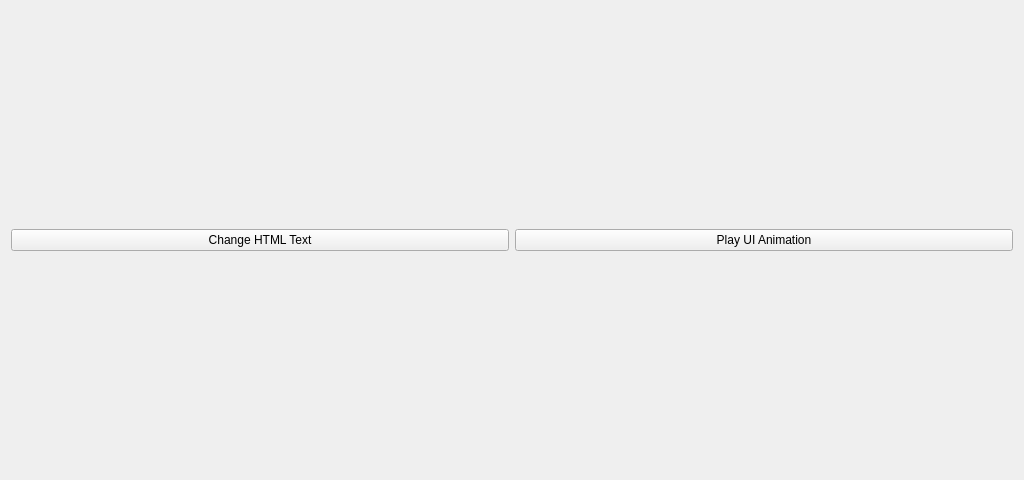
<?xml version="1.0" encoding="UTF-8"?>
<ui version="4.0">
 <class>MainWindow</class>
 <widget class="QMainWindow" name="MainWindow">
  <property name="geometry">
   <rect>
    <x>0</x>
    <y>0</y>
    <width>1024</width>
    <height>480</height>
   </rect>
  </property>
  <property name="windowTitle">
   <string>MainWindow</string>
  </property>
  <widget class="QWidget" name="centralWidget">
   <layout class="QVBoxLayout" name="verticalLayout_2">
    <item>
     <layout class="QVBoxLayout" name="verticalLayout"/>
    </item>
    <item>
     <layout class="QHBoxLayout" name="horizontalLayout">
      <item>
       <widget class="QPushButton" name="changeHtmlTextButton">
        <property name="text">
         <string>Change HTML Text</string>
        </property>
       </widget>
      </item>
      <item>
       <widget class="QPushButton" name="playUIAnimationButton">
        <property name="text">
         <string>Play UI Animation</string>
        </property>
       </widget>
      </item>
     </layout>
    </item>
   </layout>
  </widget>
 </widget>
 <layoutdefault spacing="6" margin="11"/>
 <resources/>
 <connections/>
</ui>
